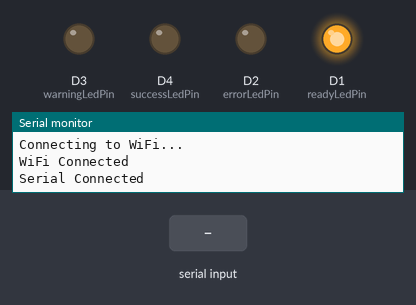
Bench run of a sketch on a simulated ESP8266 (Wemos D1 mini). Parts: output pins drawn as LEDs (lit = HIGH), the last lines printed to the serial monitor. The test bench sets the inputs (shaded band). WiFi joins after 1.5 s; servers stay silent unless stated; uploads are accepted with an empty reply.

Above: at 3.2 s.
3.3 s: "1\n" received over the second serial link
At 3.4 s:
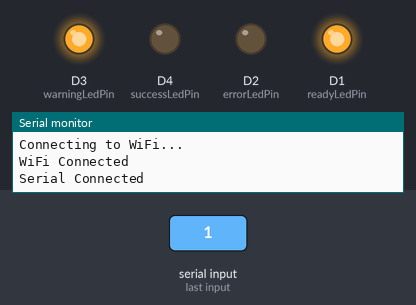
At 4.3 s:
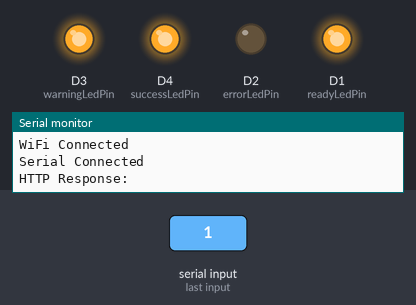
Timing chart, 0 to 6.3 s (numbered marks = the images above; inputs shaded):
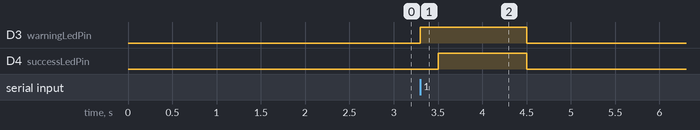

Measured:
- after the input at 3.3 s, D3 (warningLedPin): LOW → HIGH at once, → LOW 1.2 s later; D4 (successLedPin): LOW → HIGH after 0.20 s, → LOW 1.0 s later

The sketch:

Final_Scanner_Code_For_WEMOS_D1_R1_ESP8266.ino
```cpp
#include <ESP8266WiFi.h>
#include <ESP8266HTTPClient.h>
#include <ArduinoJson.h>
#include <SoftwareSerial.h>

// Wifi setup
const char* ssid = "Galaxy A24";
const char* password = "disconnected";

// api setup
const char* serverUrl = "http://45.141.27.54:1756/api/bridge/sbtvc-das/api/auth/esp/auth_reseiver";
const char* key = "nonlnwza";

// Scanner setup
const int scannerRxPin = D6;
const int scannerTxPin = D5;

// SofwareSerial setup
SoftwareSerial mySerial(scannerTxPin, scannerRxPin); // TX , RX
char a[128];
int dataIndex = 0;

// led status setup
const int errorLedPin = D2;
const int warningLedPin = D3;
const int successLedPin = D4;
const int readyLedPin = D1;

void setup() {
  // board serial setup
  Serial.begin(9600);

  // led pinmode setup
  pinMode(errorLedPin, OUTPUT);
  pinMode(warningLedPin, OUTPUT);
  pinMode(successLedPin, OUTPUT);
  pinMode(readyLedPin, OUTPUT);

  //wifi setup
  WiFi.begin(ssid, password);
  while (WiFi.status() != WL_CONNECTED) {
    delay(1000);
    Serial.println("Connecting to WiFi...");
  }
  // serial setup
  while (!Serial){
    delay(1000);
    Serial.println("Connecting to Serial...");
  };
  mySerial.begin(9600);

  // print status
  Serial.println("WiFi Connected ");
  Serial.println("Serial Connected ");

  // set default led status
  errorLed(0);
  warningLed(0);
  successLed(0);
  // turn ready led on
  readyLed(1);
}

void loop() {
  // wifi connected check
  if (WiFi.status() == WL_CONNECTED) {

    // loop when have serial come
    while (mySerial.available()) {
      char c = mySerial.read();

      if (c == '\n' || c == '\r') { // Ignore newline and carriage return characters
        if (dataIndex > 0) {
          a[dataIndex] = '\0'; // Null-terminate the character array

          // Parse the received JSON data
          StaticJsonDocument<256> doc;
          DeserializationError error = deserializeJson(doc, a);

          if (error) {
            Serial.print("Error parsing JSON: ");
            Serial.println(error.c_str());
            errorLed(1);
          } else {
            // Access JSON fields and do something with them
            const char* type = doc["type"];
            const char* for_ = doc["for_"];
            const char* auth_token = doc["auth_token"];
            unsigned long create_on = doc["create_on"];

            // Print parsed values
            // Serial.print("Type: ");
            // Serial.println(type);
            // Serial.print("For: ");
            // Serial.println(for_);
            // Serial.print("Auth Token: ");
            // Serial.println(auth_token);
            // Serial.print("Create On: ");
            // Serial.println(create_on);
            warningLed(1);
            HttpRequest(auth_token, type, for_);
          }
            delay(1000);
            resetAllStatusLed();
          dataIndex = 0; // Reset the index for the next data
        }
      } else {
        if (dataIndex < sizeof(a) - 1) {
          a[dataIndex++] = c; // Store the character in the array
        }
      }

    }
  }
}


void HttpRequest(String auth_token, String type, String for_){
  if (WiFi.status() == WL_CONNECTED) {
    WiFiClient client; // Use WiFiClientSecure for HTTPS
    HTTPClient http;

    http.setTimeout(30000); // 10 seconds

    // Construct the JSON payload
    DynamicJsonDocument jsonDoc(256);
    jsonDoc["secret_key"] = String(key);
    jsonDoc["location_auth_id"] = auth_token;
    jsonDoc["type"] = type;
    jsonDoc["for_"] = for_;

    String payload;
    serializeJson(jsonDoc, payload);

    http.begin(client, serverUrl); // Use the client with the URL
    http.addHeader("Content-Type", "application/json");

    int httpResponseCode = http.POST(payload);

    if (httpResponseCode > 0) {
      String response = http.getString();
      Serial.println("HTTP Response: " + response);
      successLed(1);
    } else {
      Serial.print("Error on HTTP request. Error code: ");
      Serial.println(httpResponseCode);
      errorLed(1);
    }

    http.end();
  }
}

void errorLed(int status){
  digitalWrite(errorLedPin, status);
}
void warningLed(int status){
  digitalWrite(warningLedPin, status);
}
void successLed(int status){
  digitalWrite(successLedPin, status);
}
void readyLed(int status){
  digitalWrite(readyLedPin, status);
}
void resetAllStatusLed(){
  errorLed(0);
  warningLed(0);
  successLed(0);
}
```
